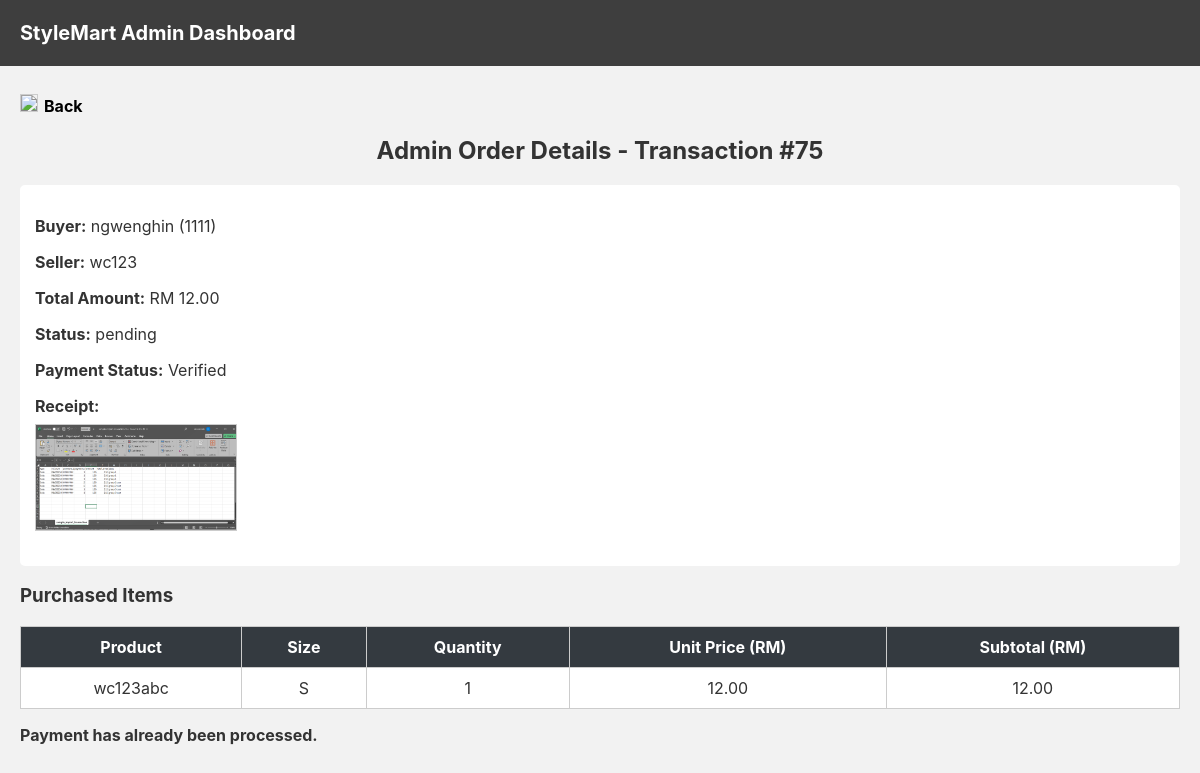
/admin_order_details.php?id=75, run on the app's committed database.
### tables this page shows
CREATE TABLE `transaction` (
  `transaction_id` int(9) NOT NULL,
  `buyer_id` int(9) NOT NULL,
  `seller_id` int(9) NOT NULL,
  `payment_status` varchar(255) NOT NULL,
  `total_amount` decimal(10,2) DEFAULT NULL,
  `receipt` varchar(255) DEFAULT NULL,
  `confirmed_by` int(9) DEFAULT NULL,
  `transaction_date` datetime NOT NULL DEFAULT current_timestamp(),
  `status` varchar(20) NOT NULL DEFAULT 'pending',
  `product_id` int(9) DEFAULT NULL,
  `shipping_address` text DEFAULT NULL
);

CREATE TABLE `user` (
  `user_id` int(9) NOT NULL,
  `username` varchar(255) NOT NULL,
  `email` varchar(255) NOT NULL,
  `password` varchar(255) NOT NULL,
  `contact_info` varchar(255) DEFAULT NULL,
  `phone_number` varchar(255) DEFAULT NULL,
  `qrcode` varchar(255) DEFAULT NULL
);

CREATE TABLE `transaction_item` (
  `item_id` int(11) NOT NULL,
  `transaction_id` int(11) NOT NULL,
  `product_id` int(11) NOT NULL,
  `size` varchar(10) NOT NULL,
  `quantity` int(11) NOT NULL,
  `price` decimal(10,2) NOT NULL
);

CREATE TABLE `product` (
  `product_id` int(9) NOT NULL,
  `user_id` int(9) NOT NULL,
  `product_name` varchar(255) NOT NULL,
  `category` varchar(255) NOT NULL,
  `price` decimal(9,2) NOT NULL,
  `description` text NOT NULL,
  `status` varchar(100) NOT NULL,
  `stock_quantity` int(9) NOT NULL,
  `sales_count` int(9) NOT NULL,
  `rate` int(5) DEFAULT NULL,
  `comment` varchar(255) DEFAULT NULL,
  `created_at` datetime NOT NULL DEFAULT current_timestamp(),
  `subcategory` varchar(100) DEFAULT NULL
);

### admin_order_details.php (the view, shortened to what this page needs)
<?php
require 'db.php';
$transaction_id = $_GET['id'] ?? null;
$stmt = $pdo->prepare("
    SELECT t.*, b.username AS buyer_name, s.username AS seller_name, b.contact_info AS buyer_contact, b.phone_number AS buyer_phone
    FROM transaction t
    JOIN user b ON t.buyer_id = b.user_id
    JOIN user s ON t.seller_id = s.user_id
    WHERE t.transaction_id = ?
");
$stmt->execute([$transaction_id]);
$order = $stmt->fetch(PDO::FETCH_ASSOC);
$isFinalized = in_array($order['payment_status'], ['Verified', 'Payment Failed']);
$stmt = $pdo->prepare("
    SELECT ti.*, p.product_name
    FROM transaction_item ti
    JOIN product p ON ti.product_id = p.product_id
    WHERE ti.transaction_id = ?
");
$stmt->execute([$transaction_id]);
$items = $stmt->fetchAll(PDO::FETCH_ASSOC);
?>
<!DOCTYPE html>
<html>
<head>
</head>
<body>
<header class="topbar">
<div class="logo"><a href="#">StyleMart Admin Dashboard</a></div>
</header>
<div class="container">
    <div class="back-btn"><a href="#"><img src="uploads/previous.png">Back</a></div>
    <h2 class="page-title">Admin Order Details - Transaction #<?= $transaction_id ?></h2>
    <div class="info">
        <p><strong>Buyer:</strong> <?= htmlspecialchars($order['buyer_name']) ?> (<?= $order['buyer_contact'] ?><?= $order['buyer_phone'] ?>)</p>
        <p><strong>Seller:</strong> <?= htmlspecialchars($order['seller_name']) ?></p>
        <p><strong>Total Amount:</strong> RM <?= number_format($order['total_amount'], 2) ?></p>
        <p><strong>Status:</strong> <?= htmlspecialchars($order['status']) ?></p>
        <p><strong>Payment Status:</strong> <?= htmlspecialchars($order['payment_status']) ?></p>
        <p><strong>Receipt:</strong>
            <?php if ($order['receipt']): ?>
                <br><img src="<?= htmlspecialchars($order['receipt']) ?>" width="200">
            <?php else: ?>
                Not uploaded
            <?php endif; ?>
        </p>
    </div>
    <h3>Purchased Items</h3>
    <table>
        <tr>
            <th>Product</th>
            <th>Size</th>
            <th>Quantity</th>
            <th>Unit Price (RM)</th>
            <th>Subtotal (RM)</th>
        </tr>
        <?php foreach ($items as $item): ?>
            <tr>
                <td><?= htmlspecialchars($item['product_name']) ?></td>
                <td><?= htmlspecialchars($item['size']) ?></td>
                <td><?= $item['quantity'] ?></td>
                <td><?= number_format($item['price'], 2) ?></td>
                <td><?= number_format($item['price'] * $item['quantity'], 2) ?></td>
            </tr>
        <?php endforeach; ?>
    </table>
    <?php if (!$isFinalized): ?>
        <br>
        <form method="post" action="admin_verify_payment.php" id="verifyForm">
            <input type="hidden" name="transaction_id" value="<?= $transaction_id ?>">
            <button type="submit" name="action" value="verify" class="btn-green" id="btn-verify">✅ Verify Payment</button>
            <button type="submit" name="action" value="fail" class="btn-red" id="btn-fail">❌ Payment Failed</button>
        </form>
    <?php else: ?>
        <p><strong>Payment has already been processed.</strong></p>
    <?php endif; ?>
</div>
</body>
</html>

### admin_order_details.php (style rules this page uses)
body { margin: 0; font-family: 'Inter', sans-serif; background: #f2f2f2; color: #333; display: flex; flex-direction: column; min-height: 100vh; margin: 0; }
.topbar { display: flex; justify-content: flex-start; align-items: center; padding: 12px 20px; background: #3e3e3e; color: white; height: 42px; }
.topbar .logo { font-size: 20px; font-weight: bold; }
.logo a { color: white; text-decoration: none; font-weight: bold; font-size: 20px; }
.container { padding: 20px; }
.back-btn { display: flex; align-items: center; margin-bottom: 15px; cursor: pointer; color: #000000; font-weight: bold; }
.back-btn img { width: 16px; height: auto; margin-right: 6px; }
.back-btn a { color: rgb(0, 0, 0); text-decoration: none; }
.page-title { text-align: center; font-size: 1.5rem; margin: 20px 0; color: #333; }
h2 { margin-bottom: 10px; }
table { width: 100%; border-collapse: collapse; background: #fff; margin-top: 10px; }
th, td { padding: 10px; border: 1px solid #ccc; text-align: center; }
th { background: #343a40; color: white; }
img { border: 1px solid #ccc; margin-top: 8px; }
.info { margin-bottom: 15px; background: #fff; padding: 15px; border-radius: 5px; }

### data on the page
transaction: buyer.username "ngwenghin", buyer.phone_number "1111", seller.username "wc123", total_amount "12.00", status "pending", payment_status "Verified", receipt (picture)
transaction_item: product.product_name "wc123abc", size "S", quantity "1", price "12.00", $item['price']*$item['quantity'] "12.00"

### other printed values
$transaction_id "75"
